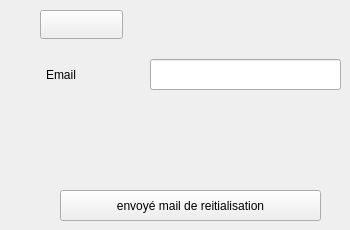
        <widget class="QWidget" name="pageLogin_2">
         <widget class="QLabel" name="label_email_2">
          <property name="geometry">
           <rect>
            <x>46</x>
            <y>59</y>
            <width>61</width>
            <height>31</height>
           </rect>
          </property>
          <property name="text">
           <string>Email</string>
          </property>
         </widget>
         <widget class="QLineEdit" name="lineEdit_email_2">
          <property name="geometry">
           <rect>
            <x>150</x>
            <y>59</y>
            <width>191</width>
            <height>31</height>
           </rect>
          </property>
         </widget>
         <widget class="QPushButton" name="pushButton_sendmail">
          <property name="geometry">
           <rect>
            <x>60</x>
            <y>190</y>
            <width>261</width>
            <height>31</height>
           </rect>
          </property>
          <property name="mouseTracking">
           <bool>true</bool>
          </property>
          <property name="text">
           <string>envoyé mail de reitialisation</string>
          </property>
         </widget>
         <widget class="QPushButton" name="pushButton_16">
          <property name="geometry">
           <rect>
            <x>40</x>
            <y>10</y>
            <width>83</width>
            <height>29</height>
           </rect>
          </property>
          <property name="text">
           <string/>
          </property>
          <property name="icon">
           <iconset theme="QIcon::ThemeIcon::EditUndo">
            <normaloff>../../../../GExamen/GExamen</normaloff>../../../../GExamen/GExamen</iconset>
          </property>
         </widget>
        </widget>
